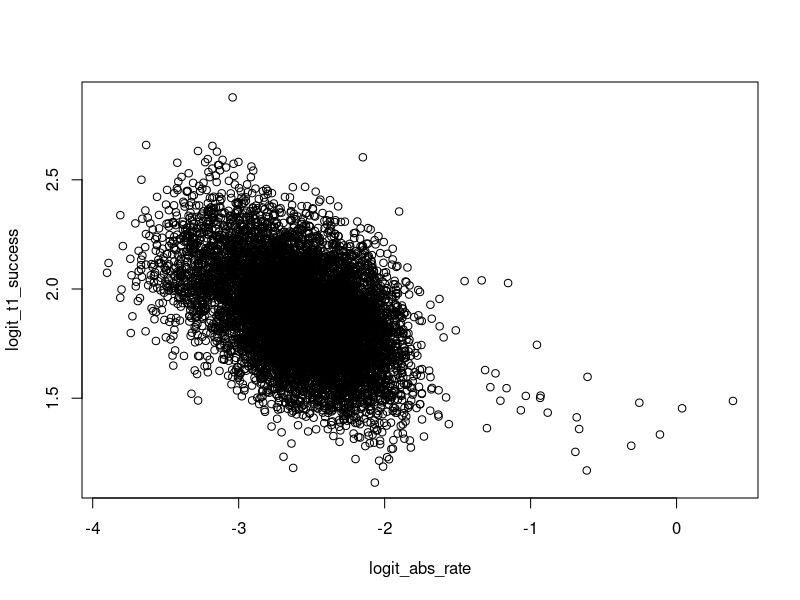
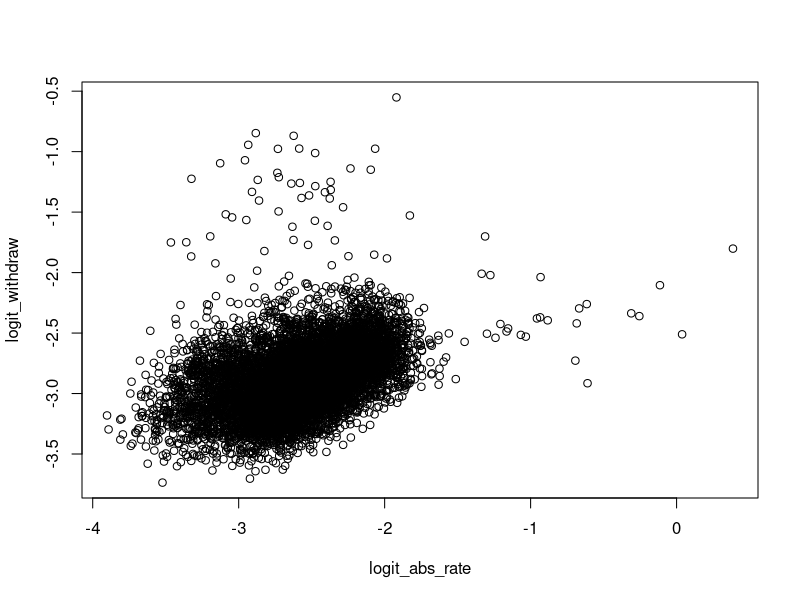
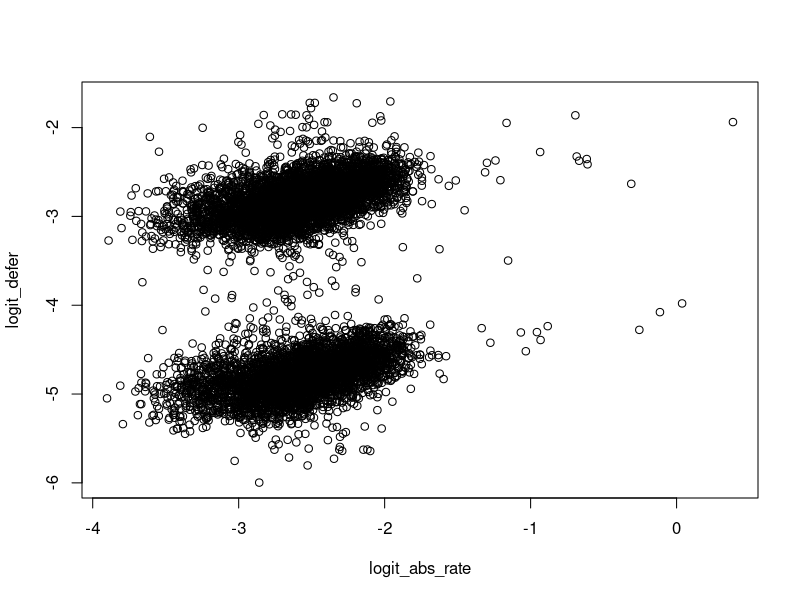
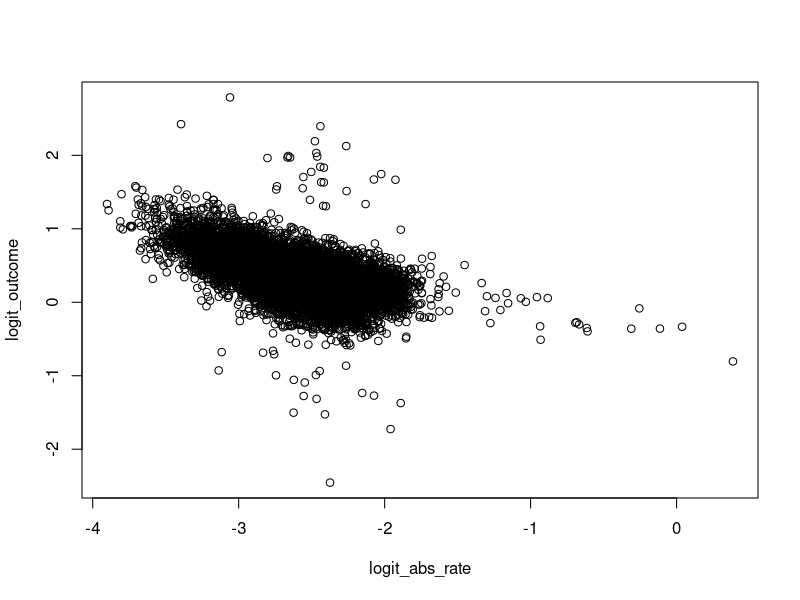

Source code (R) for these figures, in order: (Note: this script raises an error after producing the figures.)
library(dplyr)
library(vcd)
library(vcdExtra)
# library(gam)
library(car)
library(effects)

expit <- function(x) exp(x)/ (1 + exp(x))
expit_prob <- function(x) c(expit(x), 1 - expit(x))
random_binary_from_logits <- function(lgt) {
  factor(sapply(lgt, function(x) {
    sample(c(TRUE, FALSE)
           , size = 1
           , prob = expit_prob(x))
  }))}

my_mosaic <- function(x) {
  mosaic(x
         , gp = shading_Friendly
         , spacing = spacing_equal(sp = unit(0.5, "lines"))
         , rot_labels = c(30, 0, 0, 90))
}

acad_data <- function() {
  set.seed(2024)
  
  year_intake <- c(2014, 2015)
  faculty_business <- c("fin", "law"
                        , "mgmt", "hsp"
                        , "hr")
  nat <- c("dom", "int")
  fin <- c("self", "spons")
  genders <- c("F", "M")
  quals <- c("dip", "dip-other", "hs", "hs-equiv")
  
  pois_parms <- expand.grid(year = year_intake
                            , faculty = faculty_business
                            , natmix = nat
                            , finance = fin
                            , gender = genders
                            , hqual = quals)
  
  reps <- 2 # 2 per year
  pois_parms <- pois_parms %>%
    # main effects
    mutate(lamb = ifelse(year == year_intake[1], 250, 300)
           , lamb = ifelse(gender == genders[1]
                           , lamb * 0.92
                           , lamb * 0.90)
           , lamb = ifelse(natmix == nat[1]
                           , lamb
                           , lamb * 0.15)
           , lamb = ifelse(finance == fin[1]
                           , lamb
                           , lamb * 0.1)
           # joint effects nat fin
           , lamb = ifelse(natmix == nat[2] & finance == fin[2]
                           , lamb
                           , lamb * 0.7)
           # joint effects nat year
           , lamb = ifelse(natmix == nat[2] & year == year_intake[2]
                           , lamb * 0.7
                           , lamb)
           
           # main effects
           , lamb = ifelse(faculty == faculty_business[2]
                           , lamb * 0.8
                           , lamb)
           , lamb = ifelse(faculty == faculty_business[3]
                           , lamb * 0.9
                           , lamb)
           , lamb = ifelse(faculty == faculty_business[4]
                           , lamb * 0.3
                           , lamb)
           , lamb = ifelse(faculty == faculty_business[5]
                           , lamb * 0.25
                           , lamb)
           
           # joint year faculty
           , lamb = ifelse(faculty == faculty_business[1] &
                             year == year_intake[1]
                           , lamb * 0.8
                           , lamb)
           , lamb = ifelse(faculty == faculty_business[2] &
                             year == year_intake[1]
                           , lamb * 0.75
                           , lamb)
           , lamb = ifelse(faculty == faculty_business[3] &
                             year == year_intake[1]
                           , lamb * 1.2
                           , lamb)
           , lamb = ifelse(faculty == faculty_business[4] &
                             year == 1.1
                           , lamb * 1.1
                           , lamb)
           # main effect
           , lamb = ifelse(hqual == quals[2]
                           , lamb * 0.25
                           , lamb)
           , lamb = ifelse(hqual == quals[3]
                           , lamb * 0.7
                           , lamb)
           , lamb = ifelse(hqual == quals[4]
                           , lamb * 0.4
                           , lamb)
           
           # joint effects quals and gender
           # gender qual
           , lamb = ifelse(gender == genders[1] &
                             hqual == quals[1]
                           , lamb * 0.8
                           , lamb)
           , lamb = ifelse(gender == genders[1] &
                             hqual == quals[2]
                           , lamb * 0.7
                           , lamb)
           , lamb = ifelse(gender == genders[2] &
                             faculty == faculty_business[1]
                           , lamb * 0.8
                           , lamb)
           , lamb = ifelse(gender == genders[1] &
                             faculty == faculty_business[3]
                           , lamb * 0.8
                           , lamb)
           , lamb = ifelse(gender == genders[2] &
                             faculty == faculty_business[5]
                           , lamb * 0.7
                           , lamb)
           
           # joint effects quals and faculty
           , lamb = ifelse(faculty == faculty_business[1] &
                             hqual == quals[1]
                           , lamb * 0.75
                           , lamb)
           , lamb = ifelse(faculty == faculty_business[1] &
                             hqual == quals[2]
                           , lamb * 0.5
                           , lamb)
           , lamb = ifelse(faculty == faculty_business[1] &
                             hqual == quals[3]
                           , lamb * 1.2
                           , lamb)
           , lamb = ifelse(faculty == faculty_business[2] &
                             hqual == quals[3]
                           , lamb
                           , lamb * 0.9)
           , lamb = ifelse(faculty == faculty_business[2] &
                             hqual == quals[4]
                           , lamb
                           , lamb * 0.8)
           , lamb = ifelse(faculty == faculty_business[3] &
                             hqual == quals[1]
                           , lamb * 1.2
                           , lamb)
           , lamb = ifelse(faculty == faculty_business[3] &
                             hqual == quals[2]
                           , lamb * 1.1
                           , lamb)
           , lamb = ifelse(faculty == faculty_business[3] &
                             hqual == quals[3]
                           , lamb * 0.7
                           , lamb)
           , lamb = ifelse(faculty == faculty_business[3] &
                             hqual == quals[4]
                           , lamb * 0.8
                           , lamb)
           , lamb = ifelse(faculty == faculty_business[4] &
                             hqual == quals[1]
                           , lamb * 1.2
                           , lamb)
           , lamb = ifelse(faculty == faculty_business[4] &
                             hqual == quals[2]
                           , lamb * 1.1
                           , lamb)
           , lamb = ifelse(faculty == faculty_business[4] &
                             hqual == quals[3]
                           , lamb * 0.7
                           , lamb)
           , lamb = ifelse(faculty == faculty_business[4] &
                             hqual == quals[4]
                           , lamb * 0.5
                           , lamb)
           , lamb = ifelse(faculty == faculty_business[5] &
                             hqual == quals[1]
                           , lamb * 0.95
                           , lamb)
           , lamb = ifelse(faculty == faculty_business[5] &
                             hqual == quals[2]
                           , lamb * 0.9
                           , lamb)
           , lamb = ifelse(faculty == faculty_business[5] &
                             hqual == quals[3]
                           , lamb * 0.75
                           , lamb)
           , lamb = ifelse(faculty == faculty_business[5] &
                             hqual == quals[4]
                           , lamb * 0.7
                           , lamb)

           # joint effects year and quals and faculty
           , lamb = ifelse(faculty == faculty_business[1] &
                             hqual == quals[1] &
                             year == year_intake[1]
                           , lamb * 0.8
                           , lamb)
           , lamb = ifelse(faculty == faculty_business[1] &
                             hqual == quals[2] &
                             year == year_intake[1]
                           , lamb * 0.85
                           , lamb)
           , lamb = ifelse(faculty == faculty_business[1] &
                             hqual == quals[3] &
                             year == year_intake[1]
                           , lamb * 1.2
                           , lamb)
           , lamb = ifelse(faculty == faculty_business[2] &
                             hqual == quals[1] &
                             year == year_intake[1]
                           , lamb * 0.95
                           , lamb)
           , lamb = ifelse(faculty == faculty_business[2] &
                             hqual == quals[2] &
                             year == year_intake[1]
                           , lamb * 0.9
                           , lamb)
           # joint effects natmix, finance and qual
           , lamb = ifelse(natmix == nat[2] &
                             hqual == quals[1]
                           , lamb * 0.6
                           , lamb)
           , lamb = ifelse(natmix == nat[2] &
                             hqual == quals[2]
                           , lamb * 0.2
                           , lamb)
           , lamb = ifelse(natmix == nat[2] &
                             hqual == quals[4]
                           , lamb * 1.1
                           , lamb)
           , lamb = ifelse(finance == fin[2] &
                             hqual == quals[1]
                           , lamb * 0.3
                           , lamb)
           , lamb = ifelse(finance == fin[2] &
                             hqual == quals[2]
                           , lamb * 0.1
                           , lamb)
           , lamb = ifelse(finance == fin[2] &
                             hqual == quals[4]
                           , lamb * 1.2
                           , lamb)
           , lamb = ifelse(natmix == nat[2] &
                             faculty == faculty_business[1]
                           , lamb * 0.7
                           , lamb)
           , lamb = ifelse(natmix == nat[2] &
                             faculty == faculty_business[2]
                           , lamb * 0.75
                           , lamb)
           , lamb = ifelse(natmix == nat[2] &
                             faculty == faculty_business[3]
                           , lamb * 1.3
                           , lamb)
           , lamb = ifelse(finance == fin[2] &
                             hqual %in% quals[3:4] &
                             faculty %in% faculty_business[1:2]
                           , lamb * 1.3
                           , lamb)
           , lamb = ifelse(finance == fin[1] &
                             hqual %in% quals[3:4] &
                             faculty %in% faculty_business[1:2]
                           , lamb * 1.1
                           , lamb)
           , lamb = ifelse(finance == fin[2] &
                             hqual %in% quals[3:4] &
                             faculty %in% faculty_business[3]
                           , lamb * 1.4
                           , lamb)
           , lamb = ifelse(natmix == nat[2] &
                             hqual %in% quals[2] &
                             faculty %in% faculty_business[4:5]
                           , lamb * 0.7
                           , lamb)
           , lamb = ifelse(natmix == nat[1] &
                             hqual %in% quals[1:2] &
                             faculty %in% faculty_business[3:4]
                           , lamb * 1.4
                           , lamb)
    )
  
  students <- 1:nrow(pois_parms) # minimum 1
  for (i in 1:nrow(pois_parms)) {
    students <- c(students
                  , rep(i, sum(rpois(reps
                                     , pois_parms$lamb[i]))))
  }
  
  Freq <- table(students)
  students <- cbind(pois_parms, Freq)
  students <- expand.dft(students)
  
  n <- nrow(students)
  
  students <- students %>%
    mutate(year = factor(year)
           , logit_abs_rate = -3.2 +
             0.1 * (finance == fin[1]) +
             -0.2 * (finance == fin[2]) +
             0.1 * (natmix == nat[1]) +
             -0.2 * (natmix == nat[2]) +
             0.2 * (hqual == quals[1]) +
             0.25 * (hqual == quals[2]) +
             0.075 * (hqual == quals[4]) +
             -0.05 * (gender == genders[1]) +
             0.15 * (gender == genders[2]) +
             0.15 * (faculty == faculty_business[3]) +
             0.2 * (faculty == faculty_business[4]) +
             0.05 * (faculty == faculty_business[5]) +
             0.2 * (finance == fin[1] & natmix == nat[1]) +
             0.1 * (hqual %in% quals[1:2] & gender == genders[2]) +
             0.05 * (faculty == faculty_business[3] & gender == genders[2]) +
             0.075 * (faculty == faculty_business[4] & gender == genders[2]) +
             0.05 * (faculty == faculty_business[2] & gender == genders[2] & finance == fin[1]) +
             -0.05 * (faculty == faculty_business[5] & gender == genders[1] & finance == fin[1]) +
             rnorm(n, sd = 0.15) +
             sample(c(TRUE, FALSE) # create some outliers
                    , size = n
                    , prob = expit_prob(-5.5) # 0.005, 0.995
                    , replace = TRUE) * runif(n, 0, 2.5) +
             (sample(c(TRUE, FALSE) # create some outliers, based on gender (more females had caring at home)
                     , size = n
                     , prob = expit_prob(-4.5) # 0.01, 0.99
                     , replace = TRUE) & gender == genders[1]) * runif(n, 0, 1)
           , abs_rate = expit(logit_abs_rate)
           , logit_t1_success = 2 +
             (logit_abs_rate + abs(min(logit_abs_rate))) * -0.2 +
             0.05 * (gender == genders[1]) +
             0.22 * (faculty == faculty_business[3]) +
             0.15 * (faculty == faculty_business[5]) +
             0.05 * (faculty == faculty_business[5] & gender == genders[1]) +
             0.05 * (hqual == quals[3]) +
             -0.05 * (hqual == quals[2]) +
             0.05 * (hqual == quals[4]) +
             0.1 * (finance == fin[1] & natmix == nat[2]) +
             0.1 * (finance == fin[2] & natmix == nat[1]) +
             rnorm(n, sd = 0.15) +
             sample(c(TRUE, FALSE) # create some outliers
                    , size = n
                    , prob = c(0.01, 0.99)
                    , replace = TRUE) * runif(n, 0, 0.5)
           , t1_success = random_binary_from_logits(logit_t1_success)
           , logit_withdraw = -3.5 +
             (logit_abs_rate + abs(min(logit_abs_rate))) * 0.25 +
             0.3 * (t1_success == FALSE) +
             0.15 * (natmix == nat[2]) +
             0.2 * (gender == genders[2]) +
             0.05 * (faculty == faculty_business[2]) +
             0.1 * (faculty == faculty_business[3]) +
             0.15 * (faculty == faculty_business[1]) +
             0.05 * (faculty == faculty_business[5] & gender == genders[2]) +
             0.05 * (hqual == quals[1]) +
             0.1 * (hqual == quals[2]) +
             0.1 * (finance == fin[1] & natmix == nat[2]) +
             rnorm(n, sd = 0.15) +
             sample(c(TRUE, FALSE) # create some outliers
                    , size = n
                    , prob = c(0.01, 0.99)
                    , replace = TRUE) * runif(n, 0, 2)
           , withdraw = random_binary_from_logits(logit_withdraw)
           , logit_defer = -3 +
             (logit_abs_rate + abs(min(logit_abs_rate))) * 0.25 +
             0.1 * (t1_success == FALSE) +
             0.2 * (natmix == nat[2]) +
             -0.15 * (gender == genders[1]) +
             -0.1 * (faculty == faculty_business[2]) +
             -0.15 * (faculty == faculty_business[1]) +
             -0.1 * (faculty == faculty_business[5] & gender == genders[1]) +
             -0.05 * (hqual == quals[1]) +
             -0.075 * (hqual == quals[2]) +
             -0.1 * (finance == fin[1] & natmix == nat[2]) +
             -2 * (year == year_intake[1]) + # most of the earlier year defferals have passed through by now
             rnorm(n, sd = 0.15) +
             sample(c(TRUE, FALSE) # create some outliers
                    , size = n
                    , prob = expit_prob(-3.5) # 0.02, 0.98
                    , replace = TRUE) * runif(n, -1, 1) +
             (sample(c(TRUE, FALSE) # create some outliers, based on gender (more females had caring at home)
                     , size = n
                     , prob = expit_prob(-3.5) # 0.02, 0.98
                     , replace = TRUE) & gender == genders[1]) * runif(n, 0, 1)
           , defer = random_binary_from_logits(logit_defer)
           , logit_outcome = expit(1.1) + # 65% baseline
             (logit_abs_rate + abs(min(logit_abs_rate))) * -0.25 +
             0.125 * (t1_success == TRUE) +
             -0.125 * (t1_success == FALSE) +
             0.1 * (natmix == nat[2]) +
             -0.05 * (natmix == nat[1]) +
             0.025 * (gender == genders[1]) +
             -0.025 * (gender == genders[2]) +
             0.15 * (faculty == faculty_business[4]) +
             0.1 * (faculty == faculty_business[3]) +
             -0.05 * (faculty == faculty_business[2]) +
             -0.1 * (faculty == faculty_business[1]) +
             0.05 * (faculty == faculty_business[5] & gender == genders[2]) +
             -0.1 * (faculty == faculty_business[1] & gender == genders[2]) +
             0.075 * (hqual == quals[3]) +
             0.05 * (hqual == quals[4]) +
             -0.05 * (hqual == quals[2]) +
             0.1 * (finance == fin[2]) +
             0.05 * (natmix == nat[2]) +
             -0.1 * (finance == fin[1]) +
             -0.1 * (natmix == nat[1]) +
             0.05 * (finance == fin[2] & natmix == nat[2]) +
             0.05 * ((faculty == faculty_business[4] | faculty == faculty_business[3]) & gender == genders[1]) +
             -0.075 * (faculty == faculty_business[2] & hqual == quals[1]) +
             -0.1 * (faculty == faculty_business[2] & hqual == quals[2]) +
             -0.1 * (faculty == faculty_business[1] & hqual %in% quals[1:2]) +
             0.15 * (faculty == faculty_business[1] & hqual == quals[3]) +
             0.1 * (faculty == faculty_business[1] & hqual == quals[4]) +
             0.025 * (faculty == faculty_business[5] & gender == genders[1] & finance == fin[1]) +
             rnorm(n, sd = 0.15) +
             sample(c(TRUE, FALSE) # create some outliers
                    , size = n
                    , prob = c(0.01, 0.99)
                    , replace = TRUE) * runif(n, -2, 2)
            , outcome = factor(case_when(withdraw == TRUE ~ "wthdr"
                                        # , defer == TRUE ~ "defer"
                                        , expit(logit_outcome) > 0.70 ~ "dist"
                                        , expit(logit_outcome) > 0.63 ~ "merit"
                                        , expit(logit_outcome) > 0.50 ~ "pass"
                                        , TRUE ~ "fail"
           ))
           , grad = factor(ifelse(outcome %in% c("pass", "merit", "dist")
                                  , TRUE, FALSE))
           
    )
  return(students)
}

students <- acad_data()

sts <- students[,  c("year", "faculty", "natmix"
                     , "finance", "gender", "hqual"
                     , "t1_success", "outcome", "grad")]

nrow(students)
prop.table(with(students
                , table(year, outcome))[, c(1, 3, 4, 2, 5)]
           , 1)

prop.table(with(students #[students$outcome != "defer", ]
                , table(year, grad)), 1)
prop.table(with(students#[students$outcome != "defer", ]
                , table(faculty, grad)), 1)
prop.table(with(students#[students$outcome != "defer", ]
                , table(hqual, grad)), 1)



plot(logit_t1_success~logit_abs_rate, data = students)
plot(logit_withdraw~logit_abs_rate, data = students)
plot(logit_defer~logit_abs_rate, data = students)
plot(logit_outcome~logit_abs_rate, data = students)
plot(logit_outcome~gender, data = students)
plot(logit_outcome~natmix, data = students)
plot(logit_outcome~finance, data = students)
plot(logit_outcome~hqual, data = students)
plot(logit_outcome~faculty, data = students)
plot(logit_outcome~year, data = students)

mosaic(with(students
            , table(year, outcome))[, c(1, 3, 4, 2, 5)]#[, c(2, 4, 5, 3, 1, 6)]
       , shade = TRUE
       , rot_labels = c(45, 0, 0, 90))

mosaic(with(students#[students$outcome != "defer", ]
            , table(year, grad))
       , shade = TRUE
       , rot_labels = c(0, 45, 0, 90))

prop.table(with(students#[students$outcome != "defer", ]
                , table(hqual, grad)), 1)

mosaic(with(students#[students$outcome != "defer", ]
            , table(hqual, year))
       , shade = TRUE
       , rot_labels = c(0, 45, 0, 90))

mosaic(with(students
            , table(faculty, hqual, year))
       , shade = TRUE
       , rot_labels = c(0, 45, 0, 90))

students$facfin <- factor(ifelse(students$faculty == "fin", TRUE, FALSE))
students$facmgmt <- factor(ifelse(students$faculty == "mgmt", TRUE, FALSE))

glm1a <- glm(Freq~(faculty + hqual)^2 + year
            , as.data.frame(
              with(students
              , table(faculty, hqual, year))
              )
            , family = poisson)

glm2 <- glm(Freq~(faculty + hqual + facfin)^2 + year
            , as.data.frame(
              with(students
                   , table(faculty, hqual, year, facfin))
            )
            , family = poisson)

glm1b <- glm(Freq~(faculty + hqual)^2 + year
             , as.data.frame(
               with(students
                    , table(faculty, hqual, year, facfin))
             )
             , family = poisson)


mosaic(glm1a
       , shade = TRUE
       , formula = ~ faculty + hqual + year
       , residuals_type = "rstandard"
       , rot_labels = c(0, 45, 0, 90))

mosaic(glm1b
       , shade = TRUE
       , formula = ~ faculty + hqual + year
       , residuals_type = "rstandard"
       , rot_labels = c(0, 45, 0, 90))


mosaic(glm2
       , shade = TRUE
       , formula = ~ faculty + hqual + year
       , residuals_type = "rstandard"
       , rot_labels = c(0, 45, 0, 90))

LRstats(glm1b)
LRstats(glm2)

anova(glm1b, glm2)

mosaic(with(students[students$outcome != "defer", ]
            , table(hqual, faculty, grad, year))
       , shade = TRUE
       , rot_labels = c(0, 45, 0, 90))


mosaic(with(students[students$outcome != "defer", ]
            , table(year, grad, faculty))
       , shade = TRUE
       , rot_labels = c(0, 45, 0, 90))

mosaic(with(students, table(grad, faculty, year))
       , shade = TRUE
       , rot_labels = c(0, -90, 0, 90))

mosaic(with(students[students$outcome != "defer", ]
            , table(year, faculty, grad))
       , shade = TRUE
       , rot_labels = c(0, -90, 0, 90))


prop.table(with(students, table(grad, faculty, year)), 1:2)
prop.table(with(students[students$defer == FALSE, ]
                , table(grad, faculty, year)), 1:2)

mosaic(with(students[students$defer == FALSE, ]
            , table(grad, faculty, year))
       , shade = TRUE)
mosaic(with(students[students$defer == FALSE, ]
            , table(grad, faculty, year, hqual))
       , shade = TRUE
       , rot_labels = c(0, -90, 45, 90))


prop.table(with(students[students$defer == FALSE, ]
                , table(grad, faculty, year)), 1:2)

mosaic(with(students[students$defer == FALSE, ]
            , table(grad, hqual, year))
       , shade = TRUE)
prop.table(with(students[students$defer == FALSE, ]
                , table(grad, hqual, year)), 1:2)


mosaic(with(students[students$defer == FALSE, ]
            , table(faculty, hqual, year))
       , shade = TRUE)
prop.table(with(students[students$defer == FALSE, ]
                , table(faculty, hqual, year)), 1:2)



mosaic(structable(year~faculty, data = students), shade = TRUE)
mosaic(structable(hqual~faculty, data = students), shade = TRUE)
mosaic(structable(t1_success~faculty, data = students), shade = TRUE)
mosaic(structable(withdraw~faculty, data = students), shade = TRUE)
mosaic(structable(defer~faculty, data = students), shade = TRUE)

mosaic(with(students, table(natmix, finance)), shade = TRUE)
mosaic(with(students, table(natmix, finance, year))
       , shade = TRUE
       , rot_labels = c(0, 70, 0, 90))
mosaic(with(students, table(gender, year))
       , shade = TRUE)
mosaic(with(students, table(faculty, natmix))
       , shade = TRUE)
mosaic(with(students, table(faculty, finance))
       , shade = TRUE)
mosaic(with(students, table(faculty, natmix, year))
       , shade = TRUE
       , rot_labels = c(0, 45, 0, 90))
mosaic(with(students, table(faculty, finance, year))
       , shade = TRUE
       , rot_labels = c(0, 45, 0, 90))

mosaic(with(students, table(natmix, hqual)), shade = TRUE)
mosaic(with(students, table(finance, hqual)), shade = TRUE)
mosaic(with(students, table(gender, hqual)), shade = TRUE)
mosaic(with(students, table(faculty, hqual)), shade = TRUE)
mosaic(with(students, table(faculty, hqual, finance)), shade = TRUE)

mosaic(with(students, table(t1_success, hqual))
        , shade = TRUE)
mosaic(with(students, table(t1_success, faculty, gender))
       , shade = TRUE)
mosaic(with(students, table(t1_success, natmix))
       , shade = TRUE)
mosaic(with(students, table(t1_success, finance))
       , shade = TRUE)
mosaic(with(students, table(t1_success, year))
       , shade = TRUE)

mosaic(with(students, table(t1_success, withdraw))
       , shade = TRUE)
mosaic(with(students, table(faculty, withdraw))
       , shade = TRUE)
mosaic(with(students, table(faculty, outcome)[, c(2, 4, 5, 3, 1, 6)])
       , shade = TRUE)
mosaic(with(students, table(outcome, year, natmix)[c(2, 4, 5, 3, 1, 6), ,])
       , shade = TRUE)
mosaic(with(students, table(outcome, year)[c(2, 4, 5, 3, 1, 6) ,])
       , shade = TRUE)
mosaic(with(students, table(year, faculty, outcome)[, , c(2, 4, 5, 3, 1, 6)])
       , shade = TRUE)

mosaic(with(students, table(faculty, grad, year))
       , shade = TRUE
       , rot_labels = c(0, 45, 0, 90))

mosaic(with(students, table(grad, year))
       , shade = TRUE
       , rot_labels = c(0, 45, 0, 90))


summary(glm(grad~natmix+finance+year+faculty+hqual+t1_success+abs_rate
            , data=students
            , family = binomial))
summary(glm(grad~year+faculty
            , data=students
            , family = binomial))
summary(glm(grad~year*faculty
            , data=students
            , family = binomial))

glm1 <- glm(grad~year
            , data=students
            , family = binomial)
glm2 <- glm(grad~year+faculty
            , data=students
            , family = binomial)
glm3 <- glm(grad~year*faculty
            , data=students
            , family = binomial)
glm4 <- glm(grad~natmix+finance+year+faculty+hqual+t1_success+abs_rate
            , data=students
            , family = binomial)

preds <- factor(ifelse(predict(glm4, type = "response") > 0.5, TRUE, FALSE))
mean(preds == students$grad)
plot(Effect(c("faculty"
              , "hqual"
              , "year")
            , z.var = "year"
            , x.var = "hqual"
            , glm4)
     , multiline = TRUE
     , type = "response"
     , main = "Gender * Absence Rate * T1 Pass Rate"
     , xlab = "Pass Rate Term 1"
     , ylab = "P(Grad)"
     , rug = FALSE
     #, key.args = list(cex = 0.75)
     #, colors = myPalBrand
     )


gam1 <- glm(grad~year*faculty
            , data=students
            , family = binomial)
gam2 <- glm(grad~year+faculty
            , data=students
            , family = binomial)
gam3 <- glm(grad~natmix+finance+year+faculty+hqual+t1_success+abs_rate
            , data=students
            , family = binomial)


Anova(glm2, glm1)
library(psych)
